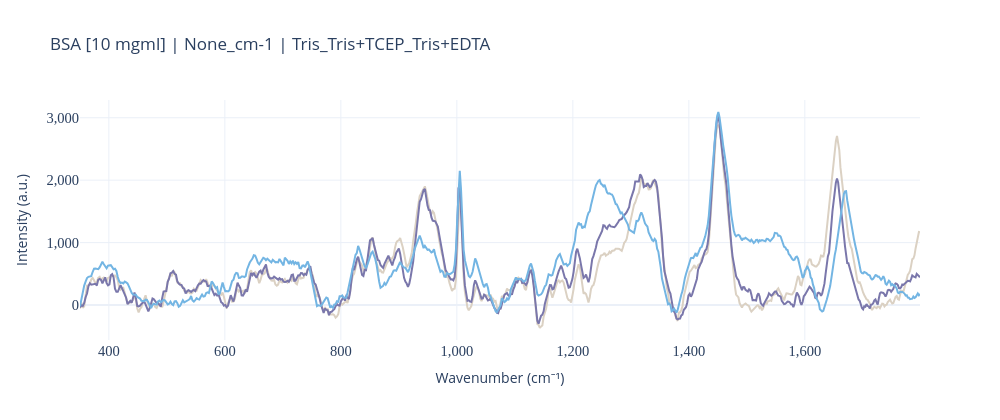
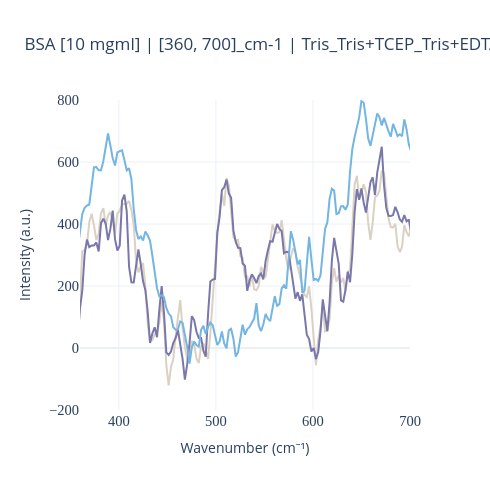
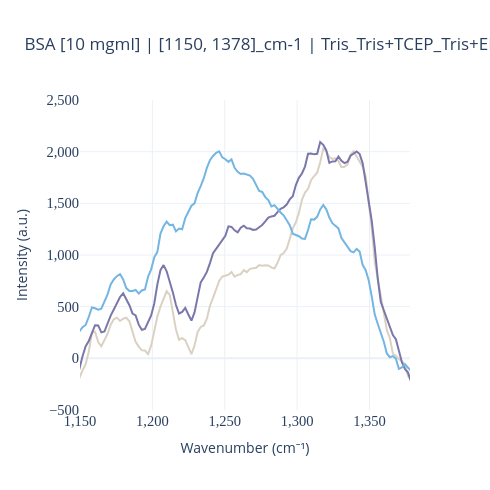
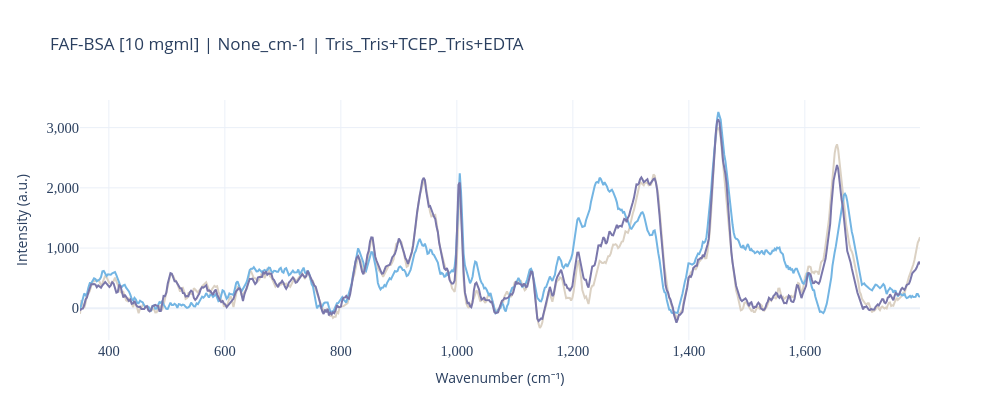

The notebook cell saved with these charts, in order:
### Markdown cell above
### Plot spectra for BSA, FAF-BSA, DNAse, Cytochrome C

### Code cell
xranges = {
    "BSA [10 mgml]": [None, [360, 700], [1150, 1378]],
    "FAF-BSA [10 mgml]": [None, [360, 700], [1150, 1378]],
    "DNAse [12.5 mgml]": [None, [360, 700], [1150, 1378]],
    "CytC [10 mgml]": [None, [360, 700], [1500, 1650]],
}
yranges = {
    "BSA [10 mgml]": [None, [-200, 800], [-500, 2500]],
    "FAF-BSA [10 mgml]": [None, [-200, 800], [-500, 2500]],
    "DNAse [12.5 mgml]": [None, [-275, 915], None],
    "CytC [10 mgml]": [None, None, None],
}

# First plot is full spectrum, the second and third are zooms
fig_widths = ["full_wide", "half_square", "half_square"]

n_groups = sample_df["Group ID"].nunique()

buffer_dict = {
    "BSA [10 mgml]": buffers[:-1], # TCEP+EDTA excluded — causes precipitation in BSA
    "FAF-BSA [10 mgml]": buffers[:-1], # TCEP+EDTA excluded — causes precipitation in BSA
    "DNAse [12.5 mgml]": buffers,
    "CytC [10 mgml]": buffers,
}


for protein in xranges.keys():
    for i, (xrange, yrange) in enumerate(zip(xranges[protein], yranges[protein], strict=True)):
        # include files that are the protein in the corresponding buffer
        include_samples = [
            n
            for n in sample_df["Name"]
            if Path(n).name.startswith(protein)
            and any(n.endswith(buf) for buf in buffer_dict[protein])
        ]
        subtract_id = generate_subtract_dict_chem(include_samples)
        include_samples += list(subtract_id.values())
        fig, names, rp_container = plot_spectra_in_dir(
            data_list,
            col_to_plot="Intensity (dark-subtracted)",
            data_dir=data_dir,
            subtract_id=subtract_id,
            rp_pipeline=pipeline_chem,
            colors=chem_perturbation_palette,
            include=include_samples,
            xaxis_title="Wavenumber (cm⁻¹)",
            yaxis_title="Intensity (a.u.)",
            title=f"{protein} | {xrange}_cm-1 | {"_".join(buffer_dict[protein])}",
        )
        fig.update_xaxes(range=xrange)
        fig.update_yaxes(range=yrange)
        fig.data = tuple(trace for trace in fig.data if trace.name not in subtract_id.values())
        fig.update_layout(showlegend=False)
        apc.plotly.style_plot(fig, monospaced_axes="all")
        apc.plotly.set_figure_dimensions(fig, size=fig_widths[i])
        protein_dir_svg = plot_dir_svg / protein
        protein_dir_html = plot_dir_htmls / protein
        protein_dir_svg.mkdir(parents=True, exist_ok=True)
        protein_dir_html.mkdir(parents=True, exist_ok=True)

        fig.write_image(protein_dir_svg / f"{protein}_{xrange}_cm-1.svg")
        fig.write_html(protein_dir_html / f"{protein}_{xrange}_cm-1.html", include_plotlyjs="cdn")
        fig.show()
    df_sample_tables.append(print_sample_table(sample_df, subtract_id))

### Figure 1 — Plotly figure (JSON) as saved in the notebook; plotly's stock layout.template omitted (floating-point values rounded to 4 significant figures; data arrays with more than 128 entries replaced by an {"elided": "..."} marker saying what was removed)
{"data": [{"hoverinfo": "text+x+y", "line": {"color": "#DBD1C3"}, "name": "2025-12-13/BSA [10 mgml] in Tris", "text": "2025-12-13/BSA<br>[10<br>mgml]<br>in<br>Tris", "type": "scatter", "x": {"elided": "668 float values"}, "y": {"elided": "668 float values"}}, {"hoverinfo": "text+x+y", "line": {"color": "#7A77AB"}, "name": "2025-12-13/BSA [10 mgml] in Tris+EDTA", "text": "2025-12-13/BSA<br>[10<br>mgml]<br>in<br>Tris+EDTA", "type": "scatter", "x": {"elided": "668 float values"}, "y": {"elided": "668 float values"}}, {"hoverinfo": "text+x+y", "line": {"color": "#73B5E3"}, "name": "2025-12-13/BSA [10 mgml] in Tris+TCEP", "text": "2025-12-13/BSA<br>[10<br>mgml]<br>in<br>Tris+TCEP", "type": "scatter", "x": {"elided": "668 float values"}, "y": {"elided": "668 float values"}}], "layout": {"height": 420, "showlegend": false, "title": {"text": "BSA [10 mgml] | None_cm-1 | Tris_Tris+TCEP_Tris+EDTA"}, "width": 1000, "xaxis": {"tickfont": {"family": "AtkinsonHyperlegibleMono, Atkinson Hyperlegible Mono", "size": 14.5}, "tickformat": ",", "title": {"text": "Wavenumber (cm⁻¹)"}}, "yaxis": {"tickfont": {"family": "AtkinsonHyperlegibleMono, Atkinson Hyperlegible Mono", "size": 14.5}, "tickformat": ",", "title": {"text": "Intensity (a.u.)"}}}}

### Figure 2 — Plotly figure (JSON) as saved in the notebook; plotly's stock layout.template omitted (floating-point values rounded to 4 significant figures; data arrays with more than 128 entries replaced by an {"elided": "..."} marker saying what was removed)
{"data": [{"hoverinfo": "text+x+y", "line": {"color": "#DBD1C3"}, "name": "2025-12-13/BSA [10 mgml] in Tris", "text": "2025-12-13/BSA<br>[10<br>mgml]<br>in<br>Tris", "type": "scatter", "x": {"elided": "668 float values"}, "y": {"elided": "668 float values"}}, {"hoverinfo": "text+x+y", "line": {"color": "#7A77AB"}, "name": "2025-12-13/BSA [10 mgml] in Tris+EDTA", "text": "2025-12-13/BSA<br>[10<br>mgml]<br>in<br>Tris+EDTA", "type": "scatter", "x": {"elided": "668 float values"}, "y": {"elided": "668 float values"}}, {"hoverinfo": "text+x+y", "line": {"color": "#73B5E3"}, "name": "2025-12-13/BSA [10 mgml] in Tris+TCEP", "text": "2025-12-13/BSA<br>[10<br>mgml]<br>in<br>Tris+TCEP", "type": "scatter", "x": {"elided": "668 float values"}, "y": {"elided": "668 float values"}}], "layout": {"height": 490, "showlegend": false, "title": {"text": "BSA [10 mgml] | [360, 700]_cm-1 | Tris_Tris+TCEP_Tris+EDTA"}, "width": 490, "xaxis": {"range": [360, 700], "tickfont": {"family": "AtkinsonHyperlegibleMono, Atkinson Hyperlegible Mono", "size": 14.5}, "tickformat": ",", "title": {"text": "Wavenumber (cm⁻¹)"}}, "yaxis": {"range": [-200, 800], "tickfont": {"family": "AtkinsonHyperlegibleMono, Atkinson Hyperlegible Mono", "size": 14.5}, "tickformat": ",", "title": {"text": "Intensity (a.u.)"}}}}

### Figure 3 — Plotly figure (JSON) as saved in the notebook; plotly's stock layout.template omitted (floating-point values rounded to 4 significant figures; data arrays with more than 128 entries replaced by an {"elided": "..."} marker saying what was removed)
{"data": [{"hoverinfo": "text+x+y", "line": {"color": "#DBD1C3"}, "name": "2025-12-13/BSA [10 mgml] in Tris", "text": "2025-12-13/BSA<br>[10<br>mgml]<br>in<br>Tris", "type": "scatter", "x": {"elided": "668 float values"}, "y": {"elided": "668 float values"}}, {"hoverinfo": "text+x+y", "line": {"color": "#7A77AB"}, "name": "2025-12-13/BSA [10 mgml] in Tris+EDTA", "text": "2025-12-13/BSA<br>[10<br>mgml]<br>in<br>Tris+EDTA", "type": "scatter", "x": {"elided": "668 float values"}, "y": {"elided": "668 float values"}}, {"hoverinfo": "text+x+y", "line": {"color": "#73B5E3"}, "name": "2025-12-13/BSA [10 mgml] in Tris+TCEP", "text": "2025-12-13/BSA<br>[10<br>mgml]<br>in<br>Tris+TCEP", "type": "scatter", "x": {"elided": "668 float values"}, "y": {"elided": "668 float values"}}], "layout": {"height": 490, "showlegend": false, "title": {"text": "BSA [10 mgml] | [1150, 1378]_cm-1 | Tris_Tris+TCEP_Tris+EDTA"}, "width": 490, "xaxis": {"range": [1150, 1378], "tickfont": {"family": "AtkinsonHyperlegibleMono, Atkinson Hyperlegible Mono", "size": 14.5}, "tickformat": ",", "title": {"text": "Wavenumber (cm⁻¹)"}}, "yaxis": {"range": [-500, 2500], "tickfont": {"family": "AtkinsonHyperlegibleMono, Atkinson Hyperlegible Mono", "size": 14.5}, "tickformat": ",", "title": {"text": "Intensity (a.u.)"}}}}

### Figure 4 — Plotly figure (JSON) as saved in the notebook; plotly's stock layout.template omitted (floating-point values rounded to 4 significant figures; data arrays with more than 128 entries replaced by an {"elided": "..."} marker saying what was removed)
{"data": [{"hoverinfo": "text+x+y", "line": {"color": "#DBD1C3"}, "name": "2025-12-13/FAF-BSA [10 mgml] in Tris", "text": "2025-12-13/FAF-BSA<br>[10<br>mgml]<br>in<br>Tris", "type": "scatter", "x": {"elided": "668 float values"}, "y": {"elided": "668 float values"}}, {"hoverinfo": "text+x+y", "line": {"color": "#73B5E3"}, "name": "2025-12-13/FAF-BSA [10 mgml] in Tris+TCEP", "text": "2025-12-13/FAF-BSA<br>[10<br>mgml]<br>in<br>Tris+TCEP", "type": "scatter", "x": {"elided": "668 float values"}, "y": {"elided": "668 float values"}}, {"hoverinfo": "text+x+y", "line": {"color": "#7A77AB"}, "name": "2025-12-13/FAF-BSA [10 mgml] in Tris+EDTA", "text": "2025-12-13/FAF-BSA<br>[10<br>mgml]<br>in<br>Tris+EDTA", "type": "scatter", "x": {"elided": "668 float values"}, "y": {"elided": "668 float values"}}], "layout": {"height": 420, "showlegend": false, "title": {"text": "FAF-BSA [10 mgml] | None_cm-1 | Tris_Tris+TCEP_Tris+EDTA"}, "width": 1000, "xaxis": {"tickfont": {"family": "AtkinsonHyperlegibleMono, Atkinson Hyperlegible Mono", "size": 14.5}, "tickformat": ",", "title": {"text": "Wavenumber (cm⁻¹)"}}, "yaxis": {"tickfont": {"family": "AtkinsonHyperlegibleMono, Atkinson Hyperlegible Mono", "size": 14.5}, "tickformat": ",", "title": {"text": "Intensity (a.u.)"}}}}
